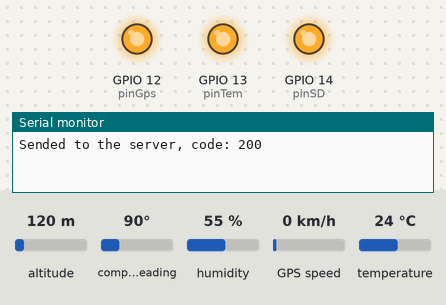
The sketch below on a simulated ESP32. Parts: output pins drawn as LEDs (lit = HIGH), the last lines printed to the serial monitor. The test bench sets the inputs (shaded band); at power-on: altitude 120 m, compass heading 90°, humidity 55 %, GPS speed 0 km/h, temperature 24 °C. WiFi joins after 1.5 s; servers stay silent unless stated; uploads are accepted with an empty reply; storage starts empty; the GPS gets a fix after 3 s at 37.7749, -122.4194 with 8 satellites.

Above: at 4.5 s.
At 22.6 s:
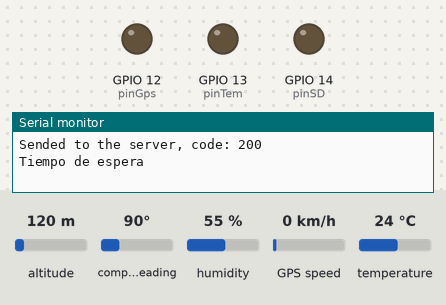
Timing chart, 0 to 48.5 s (numbered marks = the images above):
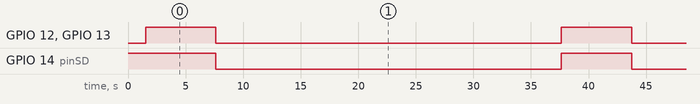

Measured:
- by itself, GPIO 12 (pinGps), GPIO 13 (pinTem), GPIO 14 (pinSD): alternates HIGH for 6.1 s and LOW for 30.0 s

The sketch:

Unificada_acelerometro.ino
```cpp
// (licence header left out)
#include <HardwareSerial.h>
#include <TinyGPS.h>
#include <WiFi.h>
#include <HTTPClient.h>
#include <SPI.h>
#include <SD.h>
#include <DHT.h>      //Cargamos la librería DHT
#define DHTTYPE DHT22 // Definimos el modelo del sensor DHT22
#define DHTPIN 4      // Se define el pin D4 del ESP32 para conectar el sensor DHT22
#include <Adafruit_MPU6050.h>
#include <Adafruit_Sensor.h>
#include <Wire.h>


// Control de encencido
int pinSD = 14;
int pinTem = 13;
int pinGps = 12;
int pinBat = 27;

byte x = 1; // Declaro una variable tipo byte
byte y = 1;

// Data from the device
const char *id_device = "dispositivo_prueba";

// Setting Wifi settings for connection
const char *ssid = "test";
const char *password = "clavetest";

// Your Domain name with URL path or IP address with path
const char *serverName = "http://54.94.206.91";
unsigned long lastTime = 0;
unsigned long timerDelay = 5000;

// TinyGPSPlus gps
TinyGPS gps;
HardwareSerial SerialGPS(2);
DHT dht(DHTPIN, DHTTYPE, 22); // Función de temperatura

// Micro sd storage
File myFile;

//Accelerometer
Adafruit_MPU6050 mpu;

void pinesyvariables()
{
  pinMode(pinSD, OUTPUT);
  pinMode(pinTem, OUTPUT);
  pinMode(pinGps, OUTPUT);
}

void sdInitialization()
{
  // sd initialization
 while (!Serial) {
    ; // wait for serial port to connect. Needed for native USB port only
  }

  Serial.print("Initializing SD card...");
  if (!SD.begin(SS))
  {
    Serial.println("initialization failed!");
    while (1)
      ;
  }
  Serial.println("initialization done.");
}

void accInitialization()
{
  // acc initialization
  Serial.begin(115200);
  while (!Serial)
    delay(10); // will pause Zero, Leonardo, etc until serial console opens

  Serial.println("Adafruit MPU6050 test!");

      // Try to initialize!
  if (!mpu.begin()) {
    Serial.println("Failed to find MPU6050 chip");
    while (1) {
      delay(10);
    }
  }
  Serial.println("MPU6050 Found!");

  mpu.setAccelerometerRange(MPU6050_RANGE_8_G);
  Serial.print("Accelerometer range set to: ");
  switch (mpu.getAccelerometerRange()) {
  case MPU6050_RANGE_2_G:
    Serial.println("+-2G");
    break;
  case MPU6050_RANGE_4_G:
    Serial.println("+-4G");
    break;
  case MPU6050_RANGE_8_G:
    Serial.println("+-8G");
    break;
  case MPU6050_RANGE_16_G:
    Serial.println("+-16G");
    break;
  }
  mpu.setGyroRange(MPU6050_RANGE_500_DEG);
  Serial.print("Gyro range set to: ");
  switch (mpu.getGyroRange()) {
  case MPU6050_RANGE_250_DEG:
    Serial.println("+- 250 deg/s");
    break;
  case MPU6050_RANGE_500_DEG:
    Serial.println("+- 500 deg/s");
    break;
  case MPU6050_RANGE_1000_DEG:
    Serial.println("+- 1000 deg/s");
    break;
  case MPU6050_RANGE_2000_DEG:
    Serial.println("+- 2000 deg/s");
    break;
  }

  mpu.setFilterBandwidth(MPU6050_BAND_5_HZ);
  Serial.print("Filter bandwidth set to: ");
  switch (mpu.getFilterBandwidth()) {
  case MPU6050_BAND_260_HZ:
    Serial.println("260 Hz");
    break;
  case MPU6050_BAND_184_HZ:
    Serial.println("184 Hz");
    break;
  case MPU6050_BAND_94_HZ:
    Serial.println("94 Hz");
    break;
  case MPU6050_BAND_44_HZ:
    Serial.println("44 Hz");
    break;
  case MPU6050_BAND_21_HZ:
    Serial.println("21 Hz");
    break;
  case MPU6050_BAND_10_HZ:
    Serial.println("10 Hz");
    break;
  case MPU6050_BAND_5_HZ:
    Serial.println("5 Hz");
    break;
  }
}


void setup()
{

  Serial.begin(115200);

  // Control de Encendido
  pinesyvariables();
  digitalWrite(pinSD, HIGH);
  // GPS serial RX-> 16 , TX -> 17
  SerialGPS.begin(9600, SERIAL_8N1, 16, 17);

  // Wifi settings
  WiFi.begin(ssid, password);
  Serial.println("Connecting");
  int count = 0;

  while (WiFi.status() != WL_CONNECTED)
  {
    delay(500);
    Serial.print(".");
    count++;
    if (count == 30)
    {
      ESP.restart();
      count = 0;
    }
  }

  // Temperatura y humedad
  dht.begin();

  Serial.println("");
  Serial.print("Connected to WiFi network with IP Address: ");
  Serial.println(WiFi.localIP());
  Serial.println("Timer set to 5 seconds (timerDelay variable), it will take 5 seconds before publishing the first reading.");

  //Acelerometro
  accInitialization();
  /*

  }
*/
  Serial.println("");

}

void loop()
{
  // Control de encendido
  EncenderDispositivos();
  sdInitialization();
  while (x <= 5)
  { // Mientras x sea menor o igual a 5 ejecuto las instrucciones
    ProcesamientoDeInformacion(); // Procesamiento de información
    x = x + 1;
  }
  x = 1;
  ApagarDispositivos();
  Serial.print("Tiempo de espera ");
  while (y<= 30){
  //RegistraAcelerometro();

  delay(1000);
  y = y+1;
  }

  y = 1;
}

void EncenderDispositivos()
{
  digitalWrite(pinSD, HIGH);
  digitalWrite(pinTem, HIGH);
  digitalWrite(pinGps, HIGH);
}


void ApagarDispositivos()
{
  //{period}: Periodo de Tiempo en el cual se va a ejecutar esta tarea
  unsigned long period = 2; // En Milisegundos

  static unsigned long previousMillis = 0;

  if ((millis() - previousMillis) > period)
  {
    digitalWrite(pinSD, LOW);
    digitalWrite(pinTem, LOW);
    digitalWrite(pinGps, LOW);
    previousMillis += period;
  }
}

void RegistraAcelerometro()
{
  sensors_event_t a, g, temp;
  mpu.getEvent(&a, &g, &temp);
  if (sqrt ( pow (a.acceleration.x,2 )+pow (a.acceleration.y,2 )+pow (a.acceleration.z,2 ) > 4.4)){
    Serial.print("Acceleration Total: ");
    Serial.print(sqrt ( pow (a.acceleration.x,2 )+pow (a.acceleration.y,2 )+pow (a.acceleration.z,2 )));
  /* Print out the values */
  Serial.print("Acceleration X: ");
  Serial.print(a.acceleration.x);
  Serial.print(", Y: ");
  Serial.print(a.acceleration.y);
  Serial.print(", Z: ");
  Serial.print(a.acceleration.z);
  Serial.println(" m/s^2");

  Serial.print("Rotation X: ");
  Serial.print(g.gyro.x);
  Serial.print(", Y: ");
  Serial.print(g.gyro.y);
  Serial.print(", Z: ");
  Serial.print(g.gyro.z);
  Serial.println(" rad/s");

  Serial.print("Temperature: ");
  Serial.print(temp.temperature);
  Serial.println(" degC");

  Serial.println("");
  }
}


void ProcesamientoDeInformacion()
{
  //{period}: Periodo de Tiempo en el cual se va a ejecutar esta tarea
  unsigned long period = 1000; // En Milisegundos

  static unsigned long previousMillis = 0;

  if ((millis() - previousMillis) > period)
  {
    // delay(1000);
    // Nivel de bateria
    int bateria = 100;

    // Timestamp

    bool newData = false;
    unsigned long chars;
    unsigned short sentences, failed;

    // For one second we parse GPS data and report some key values
    // Checks if the GPS in sending data and if new data is received
    for (unsigned long start = millis(); millis() - start < 1000;)
    {
      while (SerialGPS.available())
      {
        char c = SerialGPS.read();
        // Serial.write(c); // uncomment this line if you want to see the GPS data flowing
        if (gps.encode(c)) // Did a new valid sentence come in?
          newData = true;
      }
    }

    // Read data from gps
    float flat, flon;
  unsigned long age;
  int year;
  byte month, day, hour, minute, second, hundredths;

  gps.f_get_position(&flat, &flon, &age);
  gps.stats(&chars, &sentences, &failed);

  gps.crack_datetime(&year, &month, &day, &hour, &minute, &second, &hundredths, &age);
  char timestamp [32];
    sprintf(timestamp, "%02d/%02d/%02d %02d:%02d:%02d ",
        month, day, year, hour, minute, second);
  Serial.print(timestamp);

    flat = (flat == TinyGPS::GPS_INVALID_F_ANGLE) ? 0.0 : flat;
    flon = (flon == TinyGPS::GPS_INVALID_F_ANGLE) ? 0.0 : flon;
    int numero_satelites = (gps.satellites() == TinyGPS::GPS_INVALID_SATELLITES) ? 0 : gps.satellites();
    float varianza = (gps.hdop() == TinyGPS::GPS_INVALID_HDOP) ? 0.0 : ((float)gps.hdop()) / 100;

    Serial.print("LAT=");
    Serial.print(flat, 6);
    Serial.print(" LON=");
    Serial.print(flon, 6);
    Serial.print(" SAT=");
    Serial.print(numero_satelites);
    Serial.print(" PREC=");
    Serial.print(varianza, 6);
    Serial.println();

    // tepmeratura y humedad
    float temperatura = dht.readTemperature();
    float humedad = dht.readHumidity();

    // Se imprimen las variables
    Serial.println("Humedad: ");
    Serial.println(humedad);
    Serial.println("Temperatura: ");
    Serial.println(temperatura);

    // Check WiFi connection status
    if (WiFi.status() == WL_CONNECTED)
    {
      WiFiClient client;
      HTTPClient http;
      http.begin(client, serverName);
      http.addHeader("Content-Type", "application/json");

      // JSON to send
      String postData = String("{ \"lista\":[") + String("\"") + String(id_device) + String("\",") + String(bateria) + String(",") + String(temperatura, 6) + String(",") + String(humedad, 6) + String(",") + String(flat, 6) + String(",") + String(flon, 6) + String(",") + String("\"") + String(timestamp) + String("\",") + String(numero_satelites) + String(",") + String(varianza) + String("]}");

      Serial.println(postData);
      int httpResponseCode = http.POST(postData);

      myFile = SD.open("/data.json", FILE_APPEND);

      if (httpResponseCode < 0)
      {
        Serial.print("Error sending data, storing in SD: ");
        Serial.println(httpResponseCode);
        if (myFile)
        {
          Serial.print("Writing to data.json...");
          myFile.println(postData);
          myFile.close();
          Serial.println("done.");
        }
        else
        {
          Serial.println("error opening data.json");
        }
      }
      else
      {
        Serial.print("Sended to the server, code: ");
        Serial.println(httpResponseCode);
      }

      // Free resources
      http.end();
    }
    else
    {
      Serial.println("WiFi Disconnected");
    }

    previousMillis += period;
  }
}
```
